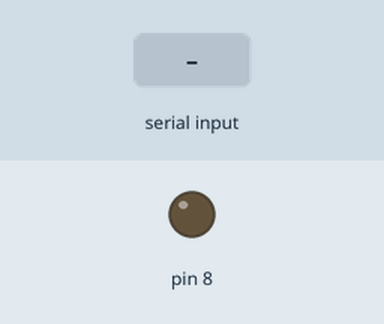
This sketch was run on a simulated Arduino Uno, built with avr-gcc and run on an emulated ATmega328P. On the bench: output pins drawn as LEDs (lit = HIGH). Inputs (shaded band) come from the test bench. What the sketch prints to the serial monitor is not drawn.

Above: at 2.0 s.
2.1 s: "on" received over the second serial link
At 3.8 s:
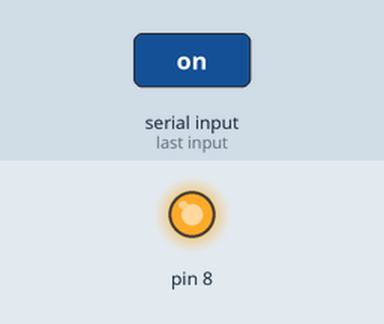
4.5 s: "off" received over the second serial link
At 5.4 s:
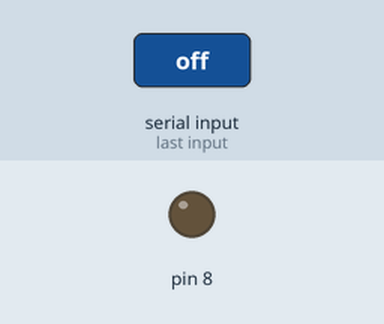
Timing chart, 0 to 7.5 s (numbered marks = the images above; inputs shaded):
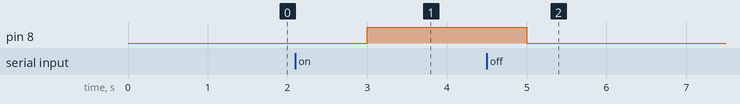

Measured:
- after the input at 2.1 s, pin 8: LOW → HIGH after 0.90 s
- after the input at 4.5 s, pin 8: HIGH → LOW after 0.50 s

The sketch:

bluetooth_hd06_test2.ino
```cpp
#include <SoftwareSerial.h>
// 블루투스 통신을 할 수 있는 SoftwareSerial 객체를 생성
SoftwareSerial myBTSerial(2,3); //SoftwareSerial(rxPin, txPin) 하드웨서는 반대로
char data;
String mystr="";
void setup() {
  Serial.begin(9600);
  myBTSerial.begin(9600);
  Serial.println("통신준비....");
  pinMode(8,OUTPUT);
}

void loop() {
  // 블루투스 모듈이 데이터를 읽을 준비를 할 수 있도록 delay
  delay(1000);
  while(myBTSerial.available()) {
    char myChar = myBTSerial.read();
    mystr = mystr + myChar;
  }

  if(mystr == "on") {
   Serial.print("on");
   digitalWrite(8,HIGH);
   delay(1000);
  }else if(mystr == "off") {
    digitalWrite(8,LOW);
  }

  mystr = ""; // mystr 초기화하기

  if(Serial.available()){
    // 시리얼 통신으로 입력된 데이터를 블루투스로 출력
    myBTSerial.write(Serial.read());
  }
}
```
